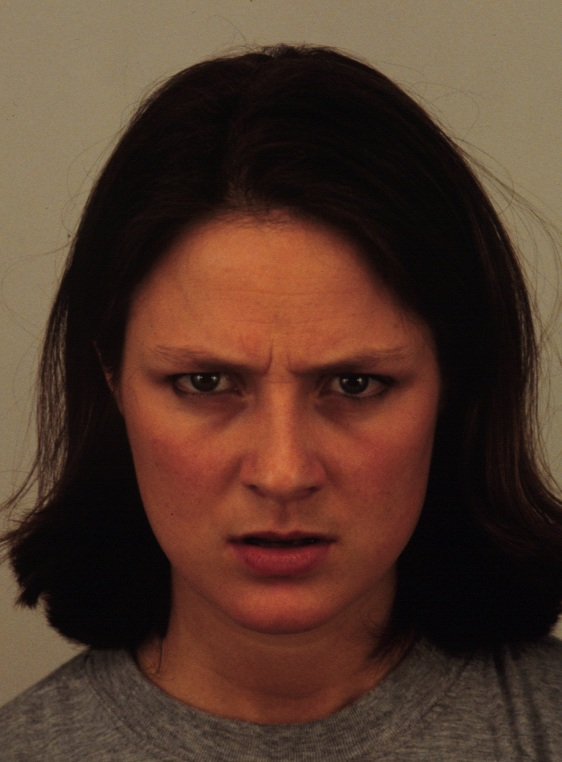
#> input picture fac/AF01ANS.JPG, 562 x 762 px
$ python facedec2.py   (Python 2 division)   (older library calls are emulated)
#> lines starting #> are read from the running program, lines starting #| are printed output that depends on the picture; after the words box and inside, x2 and y2 are one past the last pixel; in counts of white or black regions, pixels touching at a corner belong together
import cv2
import numpy as np
import sys
import argparse
import imutils

#from skimage.feature import greycomatrix

img = cv2.imread("fac/AF01ANS.JPG")
#> img is the input picture: shape (762, 562, 3); mean B, G, R 42.9, 56.2, 82.4
gray = cv2.cvtColor(img, cv2.COLOR_BGR2GRAY)
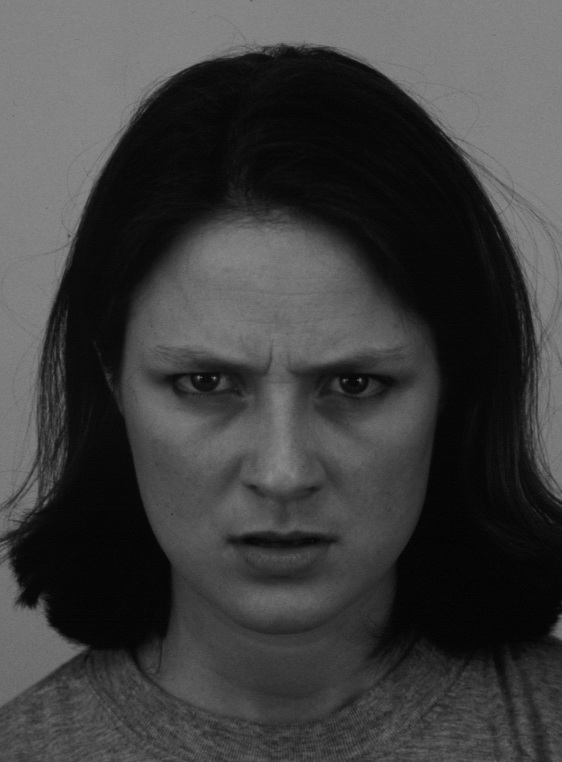
#> gray: shape (762, 562); min 1, max 140, mean 62.5
face_cascade = cv2.CascadeClassifier('haarcascade_frontalface_default.xml')
eye_cascade = cv2.CascadeClassifier('haarcascade_eye.xml')
mouth_cascade = cv2.CascadeClassifier('haarcascade_mcs_mouth.xml')

faces = face_cascade.detectMultiScale(gray, scaleFactor = 1.5, minNeighbors = 5)
#> faces = [[77, 232, 410, 410]]

for (x,y,w,h) in faces:
    cv2.rectangle(img, (x,y), (x+w,y+h), (255,0,0), 2)
    roi_gray = gray[y:y+h, x:x+w]
    roi_color = img[y:y+h, x:x+w]

    eyes = eye_cascade.detectMultiScale(roi_gray, scaleFactor = 1.2, minNeighbors = 3, flags = 1, minSize = (70, 40))
    mouth = mouth_cascade.detectMultiScale(roi_gray, scaleFactor = 2.8, minNeighbors = 11, flags = 1, minSize = (150, 80))
    count = 0
    for (ex,ey,ew,eh) in eyes:
        ey = int(ey + 0.3*eh)
        eh = int(eh - 0.4*eh)
        cv2.rectangle(roi_color, (ex,ey), (ex+ew,ey+eh), (0,255,0), 2)

        #-> Feature Extraction
        eye_roi = roi_gray[ey:ey+eh, ex:ex+ew]
        eye_roi_color = roi_color[ey:ey+eh, ex:ex+ew]
        kernel = np.ones((3,3), np.uint8)
        imgf = eye_roi[:, 0:eye_roi.shape[1]/2]
        imgk = eye_roi[:, eye_roi.shape[1]/2:eye_roi.shape[1]]

        corners = cv2.cornerHarris(np.float32(imgf), 2, 5, 0.04)
        dst = cv2.dilate(corners, kernel, iterations = 2)
        mx1_cord = int(np.where(dst == dst.max())[0].mean())
        my1_cord = int(np.where(dst == dst.max())[1].mean())
        cv2.circle(eye_roi_color, (my1_cord, mx1_cord), 5, (0, 0, 255), -1)

        corners = cv2.cornerHarris(np.float32(imgk), 2, 5, 0.04)
        dst = cv2.dilate(corners, kernel, iterations = 2)
        mx2_cord = int(np.where(dst == dst.max())[0].mean())
        my2_cord = int(np.where(dst == dst.max())[1].mean())
        cv2.circle(eye_roi_color, (eye_roi.shape[1]/2+my2_cord, mx2_cord), 5, (0, 0, 255), -1)

# [26 lines of commented-out code are left out]


    for (mx, my, mw, mh) in mouth:
        mxorg = mx
        myorg = my
        my = int(my + 0.25*mh)
        mh = int(mh - 0.5*mh)
        cv2.rectangle(roi_color, (mx, my), (mx+mw, my+mh), (0, 0, 255), 2)

        #-> Feature Extraction
        mouth_roi = roi_gray[my:my+mh, mx:mx+mw]
        mouth_roi_color = roi_color[my:my+mh, mx:mx+mw]
        kernel = np.ones((3,3), np.uint8)
        imgl = mouth_roi[:, 0:mouth_roi.shape[1]/2]
        imgr = mouth_roi[:, mouth_roi.shape[1]/2:mouth_roi.shape[1]]

        corners = cv2.cornerHarris(np.float32(imgl), 2, 5, 0.04)
        dst = cv2.dilate(corners, kernel, iterations = 2)
        mx1_cord = int(np.where(dst == dst.max())[0].mean())
        my1_cord = int(np.where(dst == dst.max())[1].mean())
        cv2.circle(mouth_roi_color, (my1_cord, mx1_cord), 5, (0, 0, 255), -1)

        corners = cv2.cornerHarris(np.float32(imgr), 2, 5, 0.04)
        dst = cv2.dilate(corners, kernel, iterations = 2)
        mx2_cord = int(np.where(dst == dst.max())[0].mean())
        my2_cord = int(np.where(dst == dst.max())[1].mean())
        cv2.circle(mouth_roi_color, (mouth_roi.shape[1]/2+my2_cord, mx2_cord), 5, (0, 0, 255), -1)
#> this loop made 1 pass
#> (x, y, w, h, eyes, mouth, count) on pass 1: (77, 232, 410, 410, [[229, 111, 85, 85], [73, 103, 94, 94]], [[108, 274, 196, 118]], 0)
#> pass 1, `roi_gray = gray[y:y+h, x:x+w]`:
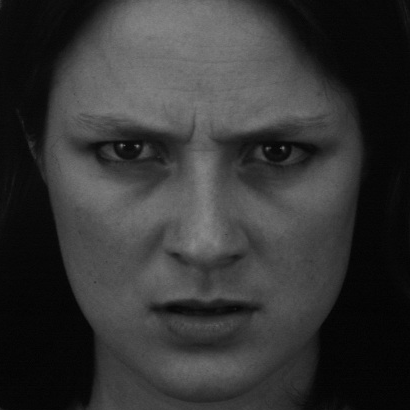
#> roi_gray: shape (410, 410); min 1, max 135, mean 53
#> after the loop:
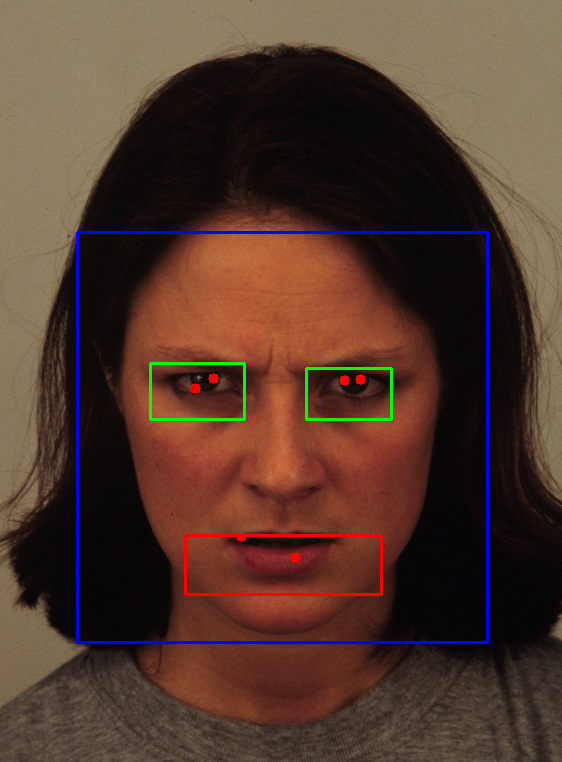
#> img: shape (762, 562, 3); 2.01% of pixels changed, all inside (x1, y1, x2, y2) = (76, 231, 489, 644)
#> after the loop:
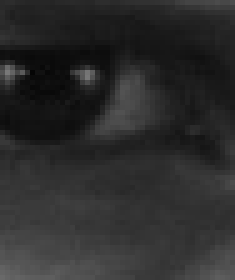
#> imgk: shape (56, 47) (shown 5 times larger); min 5, max 120, mean 43.9
#> after the loop:
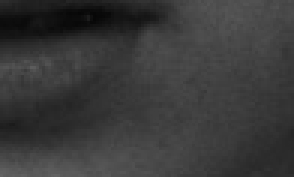
#> imgr: shape (59, 98) (shown 3 times larger); min 7, max 98, mean 57.4
#> after the loop:
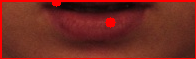
#> mouth_roi_color: shape (59, 196, 3); mean B, G, R 31.1, 39.9, 113.1
#> after the loop:
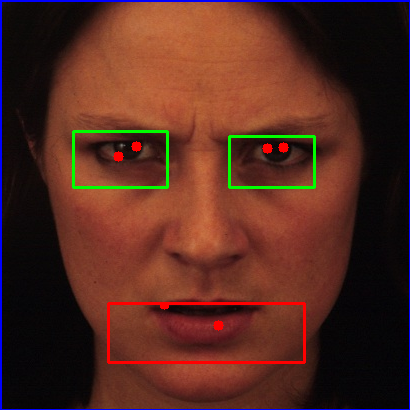
#> roi_color: shape (410, 410, 3); mean B, G, R 32.2, 42.7, 84.8

        #cv2.imshow('mouth', mouth_roi_color)

cv2.namedWindow("Image", cv2.WINDOW_NORMAL)
cv2.imshow("Image", img)
cv2.waitKey(0)
cv2.destroyAllWindows()

$ run again, with fac/AM10SAS.JPG copied over fac/AF01ANS.JPG
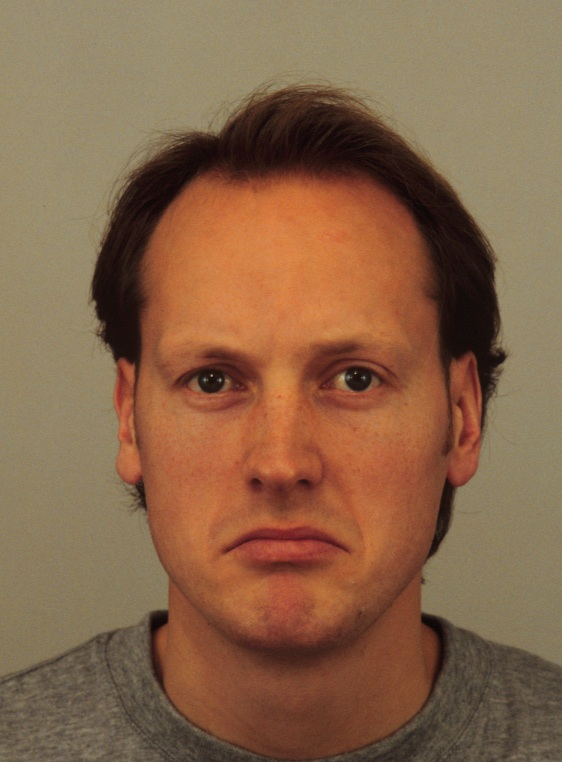
#> input picture fac/AM10SAS.JPG, 562 x 762 px
#> img is the input picture: shape (762, 562, 3); mean B, G, R 73.2, 100.8, 135.6
#> `gray = cv2.cvtColor(img, cv2.COLOR_BGR2GRAY)`:
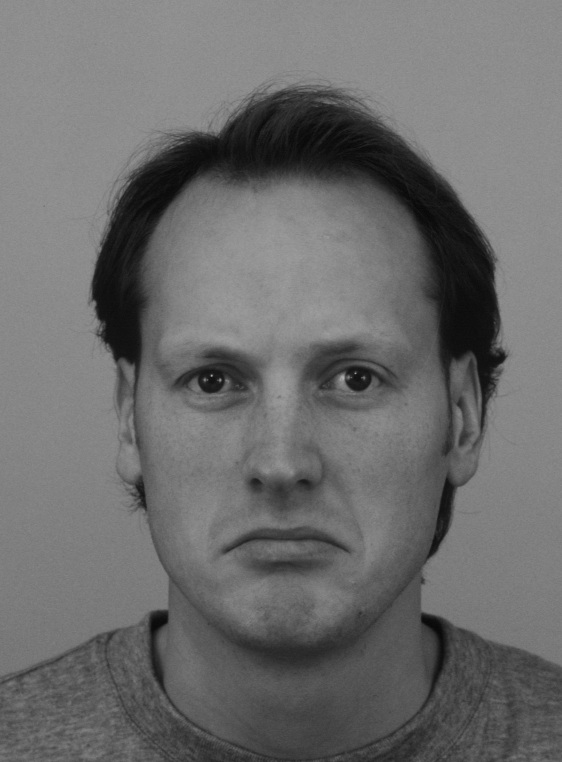
#> gray: shape (762, 562); min 6, max 174, mean 108.1
#> faces = [[84, 219, 410, 410]]
#> the loop `for (x,y,w,h) in faces:` made 1 pass
#> (x, y, w, h, eyes, mouth, count) on pass 1: (84, 219, 410, 410, [[216, 112, 92, 92], [81, 118, 88, 88]], [[103, 274, 196, 118]], 0)
#> after the loop `for (x,y,w,h) in faces:`:
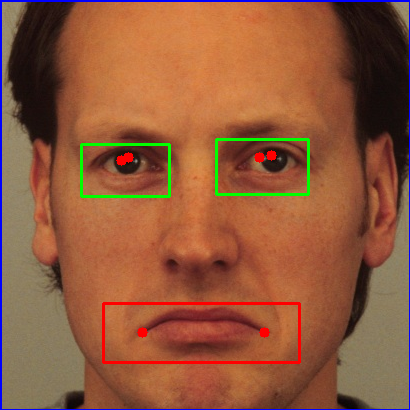
#> roi_color: shape (410, 410, 3); mean B, G, R 60.2, 89.4, 145
